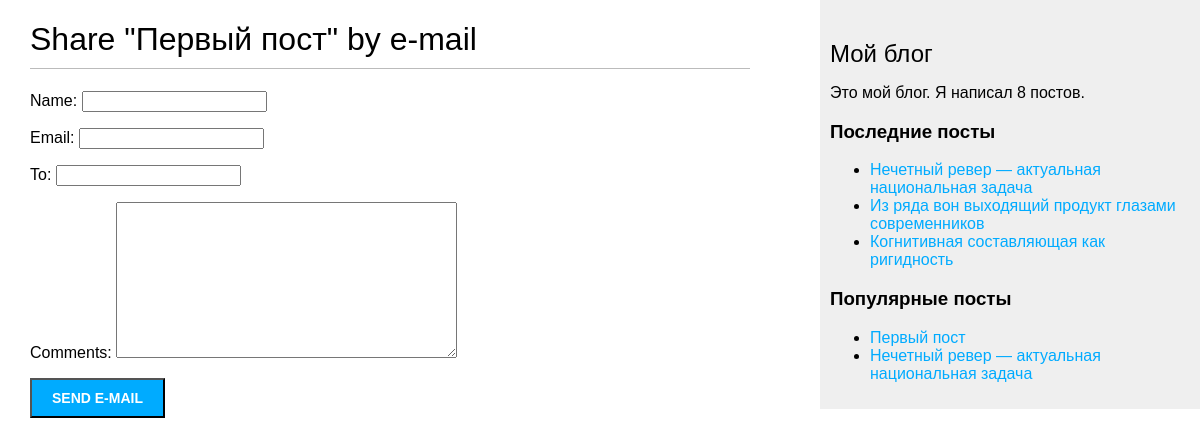
/blog/1/share/, run on an earlier commit of the app's database.
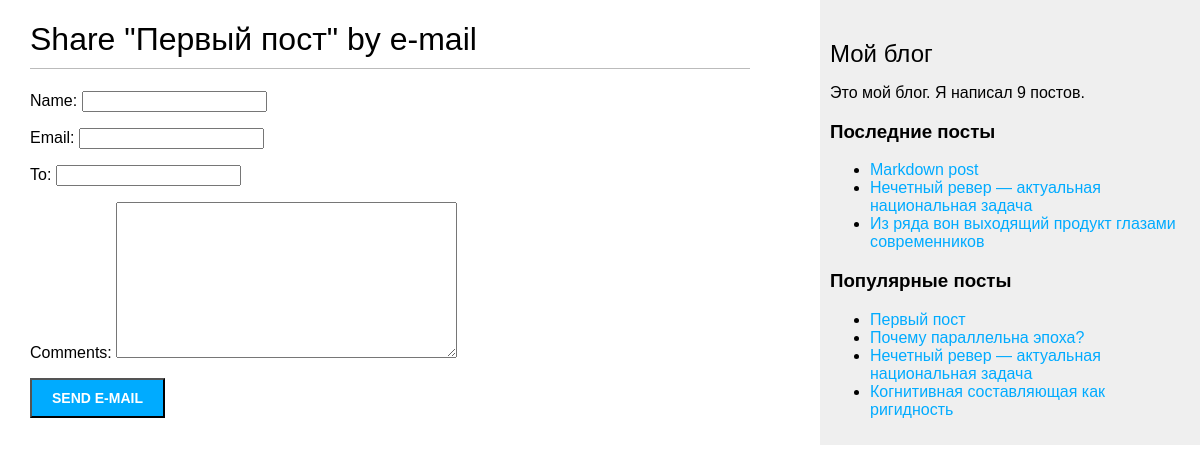
And on a later commit of the database.
### blog/models.py (models this page shows, shortened)
class Post(models.Model):
    class Status(models.TextChoices):
        DRAFT = 'DF', 'Draft'
        PUBLISHED = 'PB', 'Published'
    title = models.CharField(max_length=250)
    slug = models.SlugField(max_length=250, unique=True)
    author = models.ForeignKey(User,
                               on_delete=models.CASCADE,
                               related_name='blog_posts')
    body = models.TextField()
    publish = models.DateTimeField(default=timezone.now)
    created = models.DateTimeField(auto_now_add=True)
    updated = models.DateTimeField(auto_now=True)
    status = models.CharField(max_length=2,
                              choices=Status.choices,
                              default=Status.DRAFT)
    tags = TaggableManager()
    objects = models.Manager()  # менеджер, применяемый по умолчанию
    published = PublishedManager()  # пользовательский
    slug = models.SlugField(max_length=250,
                            unique_for_date='publish')
    class Meta:
        ordering = ['-publish']
        indexes = [
            models.Index(fields=['-publish']),
        ]
        verbose_name = 'пост'
        verbose_name_plural = 'посты'
    def get_absolute_url(self):
        return reverse('blog:post_detail',
                       args=[self.publish.year,
                             self.publish.month,
                             self.publish.day,
                             self.slug])

### blog/views.py (the view)
# urls.py: path('<int:post_id>/share/', views.post_share, name='post_share'),
def post_share(request, post_id):
    post = get_object_or_404(Post,
                             id=post_id,
                             status=Post.Status.PUBLISHED)
    sent = False
    if request.method == 'POST':
        form = EmailPostForm(request.POST)
        if form.is_valid():
            cd = form.cleaned_data
            post_url = request.build_absolute_uri(
                post.get_absolute_url())
            subject = f"{cd['name']} recommends you read " \
                      f"{post.title}"
            message = f"Read {post.title} at {post_url}\n\n" \
                      f"{cd['name']}\'s ({cd['email']}) comments: {cd['comments']}"
            send_mail(subject, message, settings.EMAIL_HOST_USER,
                      [cd['to']])
            sent = True
    else:
        form = EmailPostForm()
    return render(request, 'blog/post/share.html', {'post': post,
                                                    'form': form,
                                                    'sent': sent})

### blog/forms.py
class EmailPostForm(forms.Form):
    name = forms.CharField(max_length=25)
    email = forms.EmailField()
    to = forms.EmailField()
    comments = forms.CharField(required=False, widget=forms.Textarea)

### blog/models.py (called while the page is built)
    def get_queryset(self):
        return super().get_queryset().filter(status=Post.Status.PUBLISHED)

### blog/templatetags/blog_tags.py (called while the page is built)
@register.simple_tag
def total_posts():
    return Post.published.count()

@register.simple_tag
def get_most_commented_posts(count=5):
    return Post.published.annotate(
        total_comments=Count('comments')
    ).exclude(total_comments=0).order_by('-total_comments')[:count]

@register.inclusion_tag('blog/post/latest_posts.html')
def show_latest_posts(count=5):
    latest_posts = Post.published.order_by('-publish')[:count]
    return {'latest_posts': latest_posts}

### templates/blog/post/share.html (shortened to what this page needs)
{% extends "blog/base.html" %}
{% block content %}
    {% if sent %}
        <h1>E-mail successfully sent</h1>
        <p>
            "{{ post.title }}" was successfully sent
            to {{ form.cleaned_data.to }}.
        </p>
    {% else %}
        <h1>Share "{{ post.title }}" by e-mail</h1>
        <form method="post">
            {{ form.as_p }}
            <input type="submit" value="Send e-mail">
        </form>
    {% endif %}
{% endblock %}

### templates/blog/base.html (shortened to what this page needs)
{% load blog_tags %}
{% load static %}
<!DOCTYPE html>
<html>
<head>
    <link href="{% static 'css/blog.css' %}" rel="stylesheet">
</head>
<body>
<div id="content">
    {% block content %}
    {% endblock %}
</div>
<div id="sidebar">
    <h2>Мой блог</h2>
    <p>
        Это мой блог.
        Я написал {% total_posts %} постов.
    </p>
    <h3>Последние посты</h3>
    {% show_latest_posts 3 %}
    <h3>Популярные посты</h3>
    {% get_most_commented_posts as most_commented_posts %}
    <ul>
        {% for post in most_commented_posts %}
            <li>
                <a href="{{ post.get_absolute_url }}">{{ post.title }}</a>
            </li>
        {% endfor %}
    </ul>
</div>
</body>
</html>

### templates/blog/post/latest_posts.html
<ul>
    {% for post in latest_posts %}
        <li>
            <a href="{{ post.get_absolute_url }}">{{ post.title }}</a>
        </li>
    {% endfor %}
</ul>

What changed in the data, as far as the page shows it:
added Post: title "Markdown post", shown under "Последние посты"
now on this page (row unchanged): Post: title "Почему параллельна эпоха?", shown under "Популярные посты"
shown differently, row unchanged: Post "Когнитивная составляющая как ригидность": moves from the list under "Последние посты" to the list under "Популярные посты"
Also different on the page:
text no longer shown: "8"
text now shown: "9"
